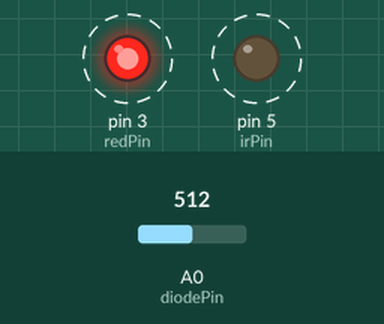
Simulated run of this sketch. Board: Arduino Uno, built with avr-gcc and run on an emulated ATmega328P. Parts: output pins drawn as LEDs (lit = HIGH). Dashed ring = blinking. The test bench sets the inputs (shaded band); at power-on: A0 (diodePin) = 512. What the sketch prints to the serial monitor is not drawn.

Above: at 1.2 s.
1.3 s: A0 (diodePin) set to 716
Timing chart, 0 to 10.3 s (numbered marks = the images above; inputs shaded):
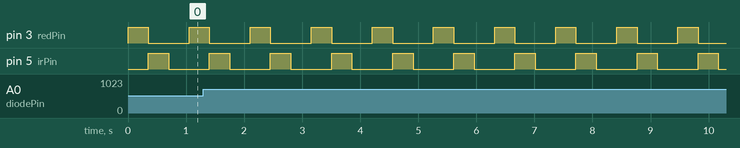

The sketch:

Main.ino
```cpp
/* Code for EWB pulse oximeter project
 *
 *
 *
 * Last Updated: 10/2/18
 */

//pin defines
#define redPin 3
#define irPin 5
#define diodePin A0

//data declararions and defines
#define numReadings 30
int valNum = 0;
int redValues[numReadings];
int irValues[numReadings];
int blankValues[numReadings];

//declare variable for reads
int redVal = 0;
int irVal = 0;
int blankVal = 0;

//floats for the spO2 claculations
float rRed;
float rIR;
float rBlank;
float realR;
float spO2;

//one-time initialization
void setup() {
  //clear memory
  for(int i = 0; i < numReadings; i++){
    redValues[i] = 0;
    irValues[i] = 0;
    blankValues[i] = 0;
  }
  //go to start of arrays
  valNum = 0;
  //start serial for debugging
  Serial.begin(9600);
  //set up pins
  pinMode(redPin, OUTPUT);
  pinMode(irPin, OUTPUT);
  pinMode(diodePin, INPUT);
}

//main program loop
void loop()
{
  //COLLECT DATA

  //set LEDs to red
  digitalWrite(redPin, HIGH);
  digitalWrite(irPin, LOW);
  delay(100);
  //read red
  redVal = analogRead(diodePin);
  Serial.print("RED: ");
  Serial.println(redVal);
  //temporary delay
  delay(250);
  //set LEDs to ir
  digitalWrite(redPin, LOW);
  digitalWrite(irPin, HIGH);
  delay(100);
  //read ir
  irVal = analogRead(diodePin);
  Serial.print("IR: ");
  Serial.println(irVal);
  //temporary delay
  delay(250);
  //set LEDs off
  digitalWrite(redPin, LOW);
  digitalWrite(irPin, LOW);
  delay(100);
  //read background
  blankVal = analogRead(diodePin);
  Serial.print("BG: ");
  Serial.println(blankVal);
  //temporary delay
  delay(250);

  //ADD DATA

  redValues[valNum] = redVal;
  irValues[valNum] = irVal;
  blankValues[valNum] = blankVal;
  //go to next index, wrap if at end
  valNum = (valNum % numReadings) + 1;

  //CALCULATE

  //get the partial R values
  rRed = getR(redValues);
  rIR = getR(irValues);
  rBlank = getR(irValues);

  //get the actual R values
  realR = rRed/rIR;
  //calculate spO2 based on realR
  //needs to be calibrated
  spO2 = 110 - (25 * realR);
  //print spO2
  Serial.print(realR, 2);
  Serial.print('\t');
  Serial.println(spO2, 2);
}

//returns the AC/DC for the passed set of values
float getR(int arr[numReadings]){
  unsigned long sum = 0;  //sum of squares
  int high = 0;     //max value
  int low = 1023;   //min value
  int val;
  //find min and max values and add square to sum
  for(int i = 0; i < numReadings; i++){
    val = arr[i];
    high = val > high ? val : high;
    low = val < low ? val : low;
    sum += val * val;
  }
  //get DC and AC values
  float dc = sum / numReadings;
  dc = sqrt(dc);
  int ac = high - low;
  return (ac / dc);
}
```

Measured:
- by itself, pin 3 (redPin), pin 5 (irPin): alternates HIGH for 0.35 s and LOW for 0.70 s
